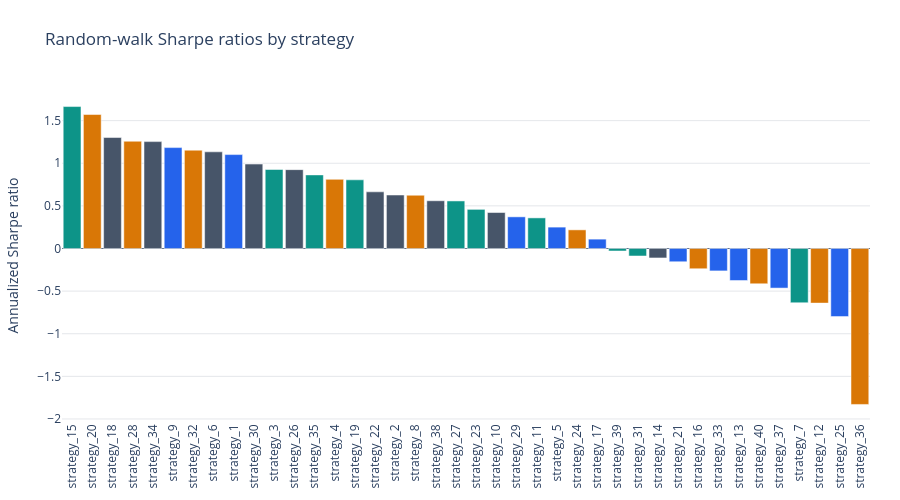

Source (notebook cell):
### Markdown cell above
Pass a mapping when categories need stable, individually assigned colors. Every displayed category must have a corresponding entry.

### Code cell
palette = ["#2563EB", "#475569", "#0D9488", "#D97706"]
strategy_colors = {
    name: palette[index % len(palette)]
    for index, name in enumerate(strategy_names)
}

fig = q.plot.barchart(
    strategy_sharpes,
    sorted=True,
    color_scheme=strategy_colors,
    title="Random-walk Sharpe ratios by strategy",
    yaxis_title="Annualized Sharpe ratio",
)
fig.show()

### Figure 1 — Plotly figure (JSON) as saved in the notebook; plotly's stock layout.template omitted (floating-point values rounded to 4 significant figures)
{"data": [{"hovertemplate": "%{x}<br>%{y:,.4g}<extra></extra>", "marker": {"color": ["#0D9488", "#D97706", "#475569", "#D97706", "#475569", "#2563EB", "#D97706", "#475569", "#2563EB", "#475569", "#0D9488", "#475569", "#0D9488", "#D97706", "#0D9488", "#475569", "#475569", "#D97706", "#475569", "#0D9488", "#0D9488", "#475569", "#2563EB", "#0D9488", "#2563EB", "#D97706", "#2563EB", "#0D9488", "#0D9488", "#475569", "#2563EB", "#D97706", "#2563EB", "#2563EB", "#D97706", "#2563EB", "#0D9488", "#D97706", "#2563EB", "#D97706"], "line": {"color": "#FFFFFF", "width": 0.5}}, "type": "bar", "x": ["strategy_15", "strategy_20", "strategy_18", "strategy_28", "strategy_34", "strategy_9", "strategy_32", "strategy_6", "strategy_1", "strategy_30", "strategy_3", "strategy_26", "strategy_35", "strategy_4", "strategy_19", "strategy_22", "strategy_2", "strategy_8", "strategy_38", "strategy_27", "strategy_23", "strategy_10", "strategy_29", "strategy_11", "strategy_5", "strategy_24", "strategy_17", "strategy_39", "strategy_31", "strategy_14", "strategy_21", "strategy_16", "strategy_33", "strategy_13", "strategy_40", "strategy_37", "strategy_7", "strategy_12", "strategy_25", "strategy_36"], "y": [1.665, 1.572, 1.302, 1.258, 1.254, 1.184, 1.153, 1.134, 1.102, 0.9905, 0.9266, 0.9251, 0.8633, 0.8114, 0.8056, 0.6646, 0.6273, 0.6248, 0.5601, 0.5579, 0.4592, 0.4221, 0.3715, 0.3591, 0.2509, 0.2187, 0.1099, -0.02943, -0.08805, -0.1111, -0.1556, -0.2376, -0.2629, -0.3757, -0.4139, -0.4645, -0.6368, -0.6409, -0.7989, -1.83]}], "layout": {"bargap": 0.12, "height": 500, "hovermode": "x unified", "legend": {"orientation": "h", "x": 0, "xanchor": "left", "y": 1.02}, "margin": {"b": 50, "l": 60, "r": 30, "t": 90}, "showlegend": false, "title": {"text": "Random-walk Sharpe ratios by strategy"}, "xaxis": {"automargin": true, "showgrid": false, "tickangle": -90, "type": "category"}, "yaxis": {"gridcolor": "#E5E7EB", "showgrid": true, "title": {"text": "Annualized Sharpe ratio"}, "zeroline": true, "zerolinecolor": "#64748B", "zerolinewidth": 1.2}}}
